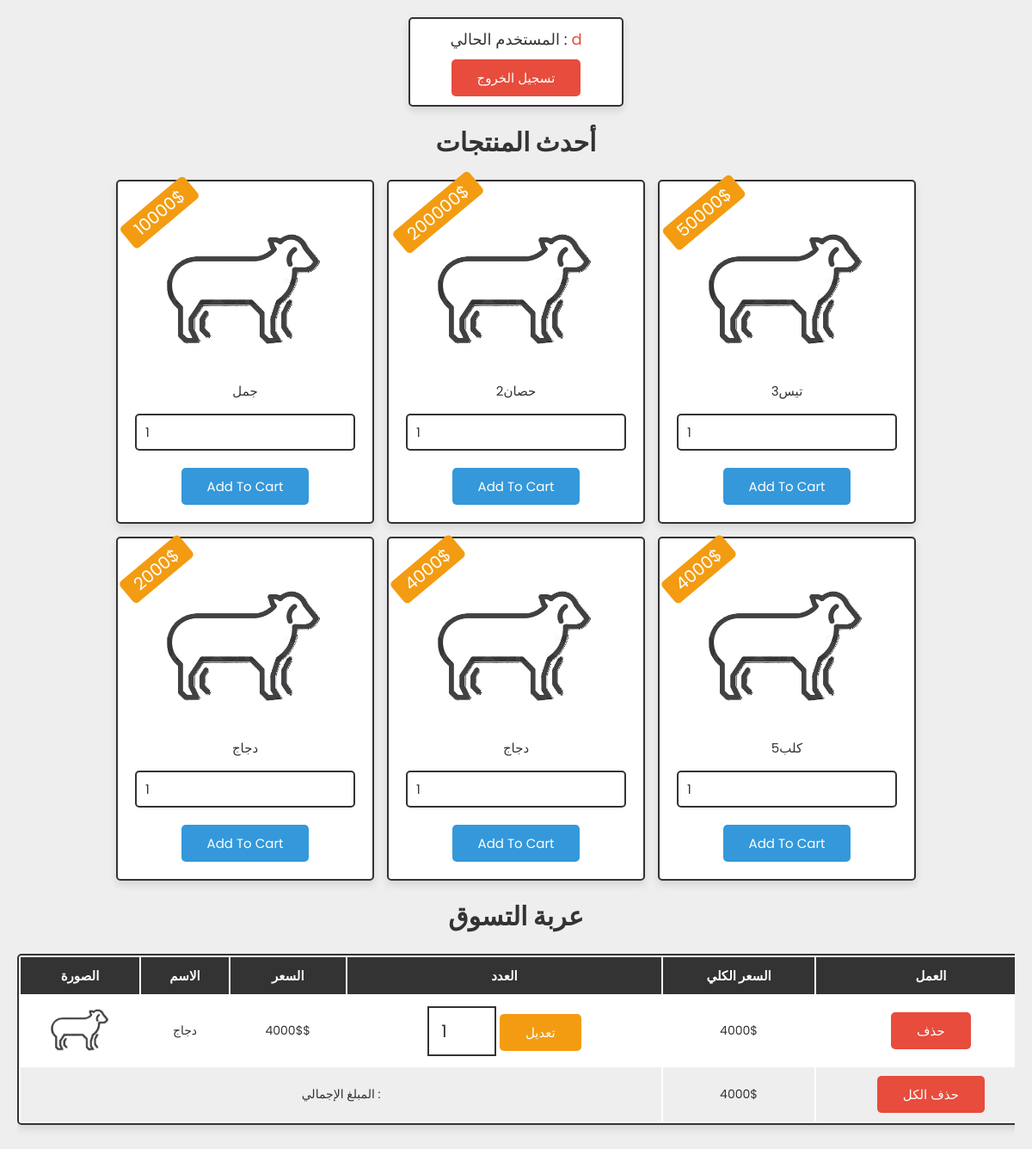
The app's page /admin/user/index.php (signed in) with its own data.
### tables this page shows
CREATE TABLE `user_info` (
  `id` int(100) NOT NULL,
  `name` varchar(100) NOT NULL,
  `email` varchar(100) NOT NULL,
  `password` varchar(100) NOT NULL
);

CREATE TABLE `products` (
  `id` int(11) NOT NULL,
  `name` varchar(100) NOT NULL,
  `price` varchar(100) NOT NULL,
  `image` varchar(100) NOT NULL
);

CREATE TABLE `cart` (
  `id` int(100) NOT NULL,
  `user_id` int(100) NOT NULL,
  `name` varchar(100) NOT NULL,
  `price` varchar(100) NOT NULL,
  `image` varchar(100) NOT NULL,
  `quantity` int(100) NOT NULL
);

### admin/user/index.php (the view, shortened to what this page needs)
<?php
include('config.php');
$user_id = $_SESSION['user_id'];
?>
<!DOCTYPE html>
<html lang="en">
<head>
   <link rel="stylesheet" href="css/style.css">
</head>
<body>
   <div class="container">
      <div class="user-profile">
         <?php
         $select_user = mysqli_query($con, "SELECT * FROM `user_info` WHERE id = '$user_id'") or die('query failed');
         if (mysqli_num_rows($select_user) > 0) {
            $fetch_user = mysqli_fetch_assoc($select_user);
         };
         ?>
         <p>المستخدم الحالي : <span><?php echo $fetch_user['name']; ?></span> </p>
         <div class="flex">
            <a href="?logout=<?php echo $user_id; ?>" onclick="return confirm('هل أنت متأكد أنك تريد تسجيل الخروج؟');" class="delete-btn">تسجيل الخروج</a>
         </div>
      </div>
      <div class="products">
         <h1 class="heading">أحدث المنتجات</h1>
         <div class="box-container">
            <?php
            include('config.php');
            $result = mysqli_query($con, "SELECT * FROM products");
            while ($row = mysqli_fetch_array($result)) {
            ?>
               <form method="post" class="box" action="">
                  <img src="admin/<?php echo $row['image']; ?>" width="200">
                  <div class="name"><?php echo $row['name']; ?></div>
                  <div class="price"><?php echo $row['price']; ?></div>
                  <input type="number" min="1" name="product_quantity" value="1">
                  <input type="submit" value="add to cart" name="add_to_cart" class="btn">
               </form>
            <?php
            };
            ?>
         </div>
      </div>
      <div class="shopping-cart">
         <h1 class="heading"> عربة التسوق</h1>
         <table>
            <thead>
               <th>الصورة</th>
               <th>الاسم</th>
               <th>السعر</th>
               <th>العدد</th>
               <th>السعر الكلي</th>
               <th>العمل</th>
            </thead>
            <tbody>
               <?php
               $cart_query = mysqli_query($con, "SELECT * FROM `cart` WHERE user_id = '$user_id'") or die('query failed');
               $grand_total = 0;
               if (mysqli_num_rows($cart_query) > 0) {
                  while ($fetch_cart = mysqli_fetch_assoc($cart_query)) {
               ?>
                     <tr>
                        <td><img src="admin/<?php echo $fetch_cart['image']; ?>" height="75" alt=""></td>
                        <td><?php echo $fetch_cart['name']; ?></td>
                        <td><?php echo $fetch_cart['price']; ?>$ </td>
                        <td>
                           <form action="" method="post">
                              <input type="number" min="1" name="cart_quantity" value="<?php echo $fetch_cart['quantity']; ?>">
                              <input type="submit" name="update_cart" value="تعديل" class="option-btn">
                           </form>
                        </td>
                        <td><?php echo $sub_total = ($fetch_cart['price'] * $fetch_cart['quantity']); ?>$</td>
                        <td><a href="index.php?remove=<?php echo $fetch_cart['id']; ?>" class="delete-btn" onclick="return confirm('إزالة العنصر من سلة التسوق؟');">حذف</a></td>
                     </tr>
               <?php
                     $grand_total += $sub_total;
                  }
               } else {
                  echo '<tr><td style="padding:20px; text-transform:capitalize;" colspan="6">العربة فارغة</td></tr>';
               }
               ?>
               <tr class="table-bottom">
                  <td colspan="4">المبلغ الإجمالي :</td>
                  <td><?php echo $grand_total; ?>$</td>
                  <td><a href="index.php?delete_all" onclick="return confirm('حذف كل المنتجات من العربة?');" class="delete-btn <?php echo ($grand_total > 1) ? '' : 'disabled'; ?>">حذف الكل</a></td>
               </tr>
            </tbody>
         </table>
      </div>
   </div>
</body>
</html>

### admin/user/css/style.css (style rules this page uses)
:root { --blue:#3498db; --red:#e74c3c; --orange:#f39c12; --black:#333; --white:#fff; --light-bg:#eee; --box-shadow:0 5px 10px rgba(0,0,0,.1); --border:2px solid var(--black); }
* { font-family: 'Poppins', sans-serif; margin:0; padding:0; box-sizing: border-box; outline: none; border: none; text-decoration: none; }
body { background-color: var(--light-bg); }
.btn, .delete-btn, .option-btn { display: inline-block; padding:10px 30px; cursor: pointer; font-size: 15px; color:var(--white); border-radius: 5px; text-transform: capitalize; }
.btn { background-color: var(--blue); margin-top: 10px; }
.delete-btn { background-color: var(--red); }
.option-btn { background-color: var(--orange); }
.container { padding:0 20px; margin:0 auto; max-width: 1200px; padding-bottom: 70px; }
.container .heading { text-align: center; margin-bottom: 20px; font-size: 30px; text-transform: uppercase; color:var(--black); }
.container .user-profile { padding:10px; text-align: center; border:var(--border); background-color: var(--white); box-shadow: var(--box-shadow); border-radius: 5px; margin:20px auto; max-width: 250px; }
.container .user-profile p { margin-bottom: 10px; font-size: 18px; color:var(--black); }
.container .user-profile p span { color:var(--red); }
.container .user-profile .flex { display: flex; justify-content: center; flex-wrap: wrap; gap:10px; align-items: flex-end; }
.container .products .box-container { display: flex; flex-wrap: wrap; gap:15px; justify-content: center; }
.container .products .box-container .box { text-align: center; border-radius: 5px; box-shadow: var(--box-shadow); border:var(--border); position: relative; padding:20px; background-color: var(--white); width: 300px; }
.container .products .box-container .box img { height: 200px; }
.container .products .box-container .box .name { font-size: 15px; color:var(--black); padding:5px 0; }
.container .products .box-container .box .price { position: absolute; top:20px; left:0px; transform: rotateZ(-40deg); padding:1px 14px; border-radius: 5px; background-color: var(--orange); color:var(--white); font-size: 20px; }
.container .products .box-container .box input[type="number"] { margin:10px 0; width: 100%; border:var(--border); border-radius: 5px; font-size: 15px; color:var(--black); padding:8px 10px }
.container .shopping-cart { padding:20px 0; }
.container .shopping-cart table { width: 100%; text-align: center; border:var(--border); border-radius: 5px; box-shadow: var(--box-shadow); background-color: var(--white); }
.container .shopping-cart table thead { background-color: var(--black); }
.container .shopping-cart table thead th { padding:10px; color:var(--white); text-transform: capitalize; font-size: 15px; }
.container .shopping-cart table .table-bottom { background-color: var(--light-bg); }
.container .shopping-cart table tr td { padding:10px; font-size: 14px; color:var(--black); }
.container .shopping-cart table tr td:nth-child(1) { padding:0; }
.container .shopping-cart table tr td input[type="number"] { width: 80px; border:var(--border); padding:12px 14px; font-size: 20px; color:var(--black); }
@media (max-width:1200px) { .container .shopping-cart { overflow-x: scroll; } }
@media (max-width:1200px) { .container .shopping-cart table { width: 1200px; } }

### records on screen
user_info: name "d"
products: image (picture), name "جمل", price "10000$"
products: image (picture), name "حصان2", price "200000$"
products: image (picture), name "تيس3", price "50000$"
products: image (picture), name "دجاج", price "2000$"
products: image (picture), name "دجاج", price "4000$"
products: image (picture), name "كلب5", price "4000$"
cart: image (picture), name "دجاج", price "4000$", cart_quantity "1", $sub_total = ($fetch_cart['price'] * $fetch_cart['quantity']) "4000"

### other values on screen
$grand_total "4000"
